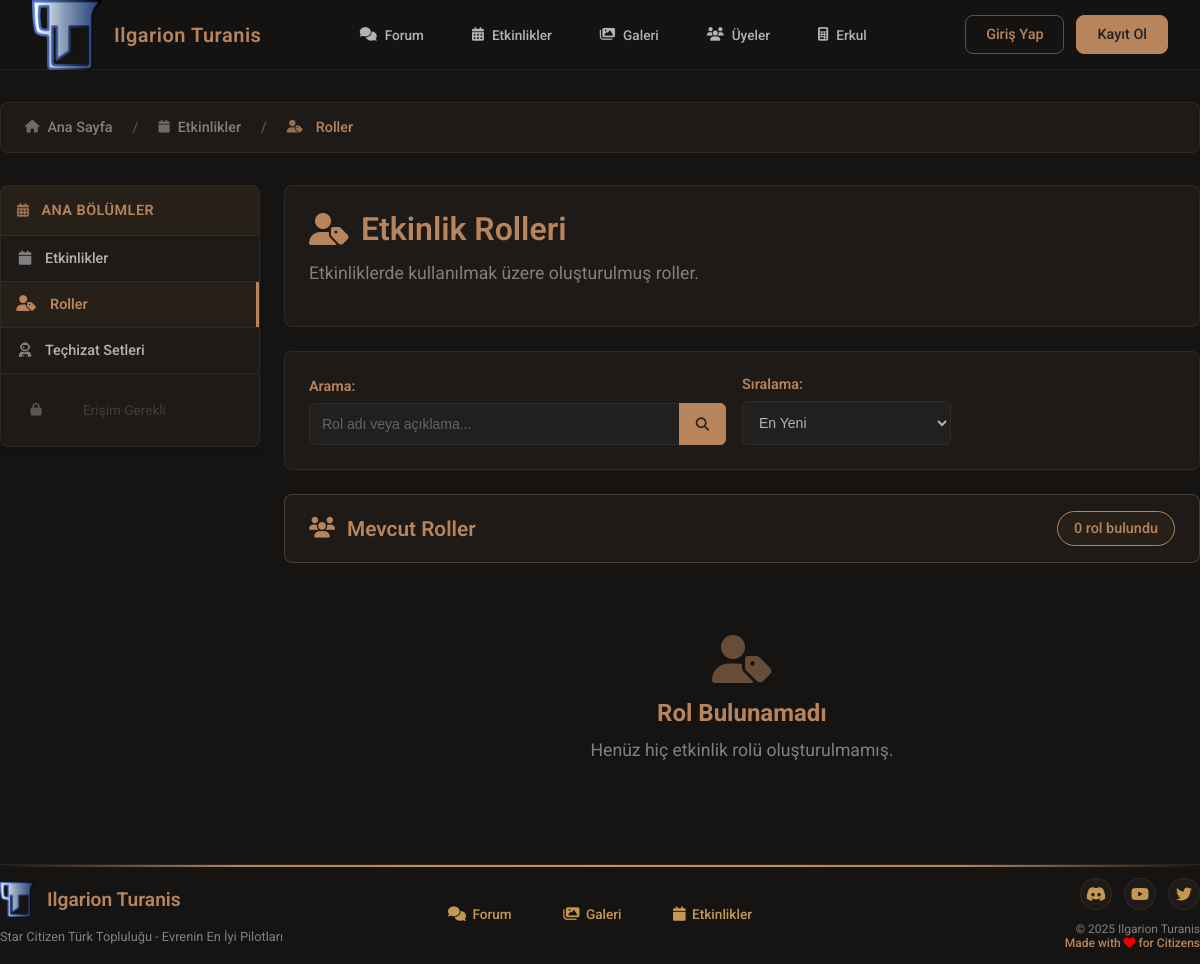
/events/roles/index.php, run on an earlier commit of the app's database.
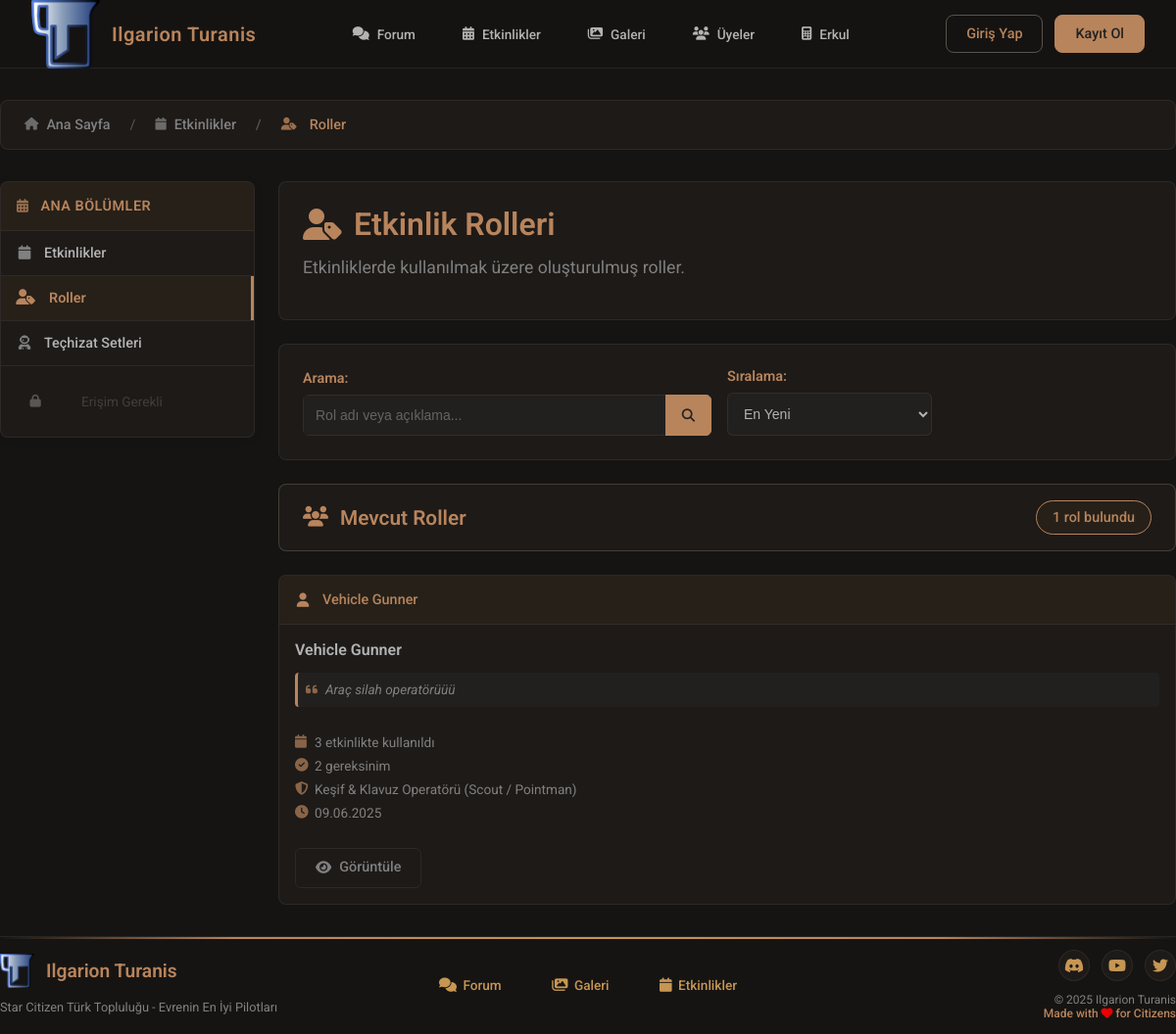
And on a later commit of the database.
### tables this page shows
CREATE TABLE `event_roles` (
  `id` int(11) NOT NULL,
  `role_name` varchar(100) NOT NULL,
  `role_description` text DEFAULT NULL,
  `role_icon` varchar(50) DEFAULT NULL COMMENT 'Font Awesome icon class',
  `suggested_loadout_id` int(11) DEFAULT NULL COMMENT 'Önerilen loadout set ID',
  `created_at` timestamp NOT NULL DEFAULT current_timestamp()
);

CREATE TABLE `loadout_sets` (
  `id` int(11) NOT NULL,
  `user_id` int(11) NOT NULL COMMENT 'Seti oluşturan veya setin atandığı kullanıcı IDsi',
  `set_name` varchar(255) NOT NULL,
  `set_description` text DEFAULT NULL,
  `set_image_path` varchar(255) DEFAULT NULL COMMENT 'Kullanıcının yüklediği komple set görseli',
  `visibility` enum('public','members_only','faction_only','private') NOT NULL DEFAULT 'private' COMMENT 'Setin görünürlük seviyesi',
  `status` enum('draft','published','archived') NOT NULL DEFAULT 'draft' COMMENT 'Setin yayın durumu',
  `created_at` timestamp NOT NULL DEFAULT current_timestamp(),
  `updated_at` timestamp NULL DEFAULT NULL ON UPDATE current_timestamp()
);

### events/roles/index.php (the view, shortened to what the changed rows need)
<?php
require_once BASE_PATH . '/src/functions/sql_security_functions.php';
require_once '../includes/events_layout.php';
$search = trim($_GET['search'] ?? '');
$sort = $_GET['sort'] ?? 'newest';
$page = max(1, (int)($_GET['page'] ?? 1));
$per_page = 12;
$offset = ($page - 1) * $per_page;
try {
    $where_parts = [];
    $bind_params = [];
    $where_clause = !empty($where_parts) ? "WHERE " . implode(" AND ", $where_parts) : "";
    $order_clause = "ORDER BY er.created_at DESC";
    switch ($sort) {
        case 'newest':
        default:
            $order_clause = "ORDER BY er.created_at DESC";
            break;
    }
    $count_sql = "
        SELECT COUNT(DISTINCT er.id)
        FROM event_roles er
        $where_clause
    ";
    $count_stmt = $pdo->prepare($count_sql);
    $count_stmt->execute($bind_params);
    $total_count = $count_stmt->fetchColumn();
    $sql = "
        SELECT er.id, er.role_name, er.role_description, er.role_icon,
               er.suggested_loadout_id, er.created_at,
               (SELECT COUNT(*) FROM event_role_slots ers WHERE ers.role_id = er.id) as usage_count,
               (SELECT COUNT(*) FROM event_role_requirements err WHERE err.role_id = er.id) as requirements_count,
               ls.set_name as loadout_name
        FROM event_roles er
        LEFT JOIN loadout_sets ls ON er.suggested_loadout_id = ls.id
        $where_clause
        $order_clause
        LIMIT ? OFFSET ?
    ";
    $stmt = $pdo->prepare($sql);
    $all_params = array_merge($bind_params, [$per_page, $offset]);
    $stmt->execute($all_params);
    $roles = $stmt->fetchAll(PDO::FETCH_ASSOC);
} catch (PDOException $e) {
    error_log("Roles index error: " . $e->getMessage());
    $_SESSION['error_message'] = "Roller yüklenirken bir hata oluştu.";
    $roles = [];
    $total_count = 0;
    $total_pages = 0;
}
$page_title = "Etkinlik Rolleri - Ilgarion Turanis";
$breadcrumb_items = [
    ['text' => 'Ana Sayfa', 'url' => '/index.php', 'icon' => 'fas fa-home'],
    ['text' => 'Etkinlikler', 'url' => '/events/', 'icon' => 'fas fa-calendar'],
    ['text' => 'Roller', 'url' => '/events/roles/', 'icon' => 'fas fa-user-tag']
];
include BASE_PATH . '/src/includes/header.php';
include BASE_PATH . '/src/includes/navbar.php';
events_layout_start($breadcrumb_items, $page_title);
?>
<link rel="stylesheet" href="../css/events_sidebar.css">
<link rel="stylesheet" href="css/roles.css">
<div class="loadout-view-container">
    <div class="set-meta">
        <div class="set-header">
            <h1>
                <i class="fas fa-user-tag"></i>
                Etkinlik Rolleri
            </h1>
        </div>
    </div>
    <div class="loadout-items-section">
        <div class="items-header">
            <h2>
                <i class="fas fa-users"></i>
                Mevcut Roller
            </h2>
            <div class="items-count">
                <?= $total_count ?> rol bulundu
            </div>
        </div>
        <?php if (empty($roles)): ?>
            <div class="empty-items">
                <i class="fas fa-user-tag"></i>
                <h3>Rol Bulunamadı</h3>
                <p>
                    <?php if (!empty($search)): ?>
                        Arama kriterlerinize uygun rol bulunamadı. Filtreleri değiştirmeyi deneyin.
                    <?php else: ?>
                        Henüz hiç etkinlik rolü oluşturulmamış.
                    <?php endif; ?>
                </p>
            </div>
        <?php else: ?>
            <div class="items-grid">
                <?php foreach ($roles as $role): ?>
                    <div class="item-card" data-role-id="<?= $role['id'] ?>">
                        <div class="item-header">
                            <div class="item-slot">
                                <i class="<?= htmlspecialchars($role['role_icon'] ?? 'fas fa-user') ?>"></i>
                                <span><?= htmlspecialchars($role['role_name']) ?></span>
                            </div>
                        </div>
                        <div class="item-content">
                            <h3 class="item-name">
                                <a href="view.php?id=<?= $role['id'] ?>" style="color: var(--lighter-grey); text-decoration: none;">
                                    <?= htmlspecialchars($role['role_name']) ?>
                                </a>
                            </h3>
                            <p class="item-notes">
                                <i class="fas fa-quote-left"></i>
                                <?= htmlspecialchars(mb_substr($role['role_description'], 0, 150)) ?>
                            </p>
                            <div class="role-details">
                                <?php if ($role['usage_count'] > 0): ?>
                                    <div class="item-manufacturer">
                                        <i class="fas fa-calendar"></i>
                                        <span><?= $role['usage_count'] ?> etkinlikte kullanıldı</span>
                                    </div>
                                <?php endif; ?>
                                <?php if ($role['requirements_count'] > 0): ?>
                                    <div class="item-type">
                                        <i class="fas fa-check-circle"></i>
                                        <span><?= $role['requirements_count'] ?> gereksinim</span>
                                    </div>
                                <?php endif; ?>
                                <?php if (!empty($role['loadout_name'])): ?>
                                    <div class="item-manufacturer">
                                        <i class="fas fa-shield-alt"></i>
                                        <span><?= htmlspecialchars($role['loadout_name']) ?></span>
                                    </div>
                                <?php endif; ?>
                                <div class="item-type">
                                    <i class="fas fa-clock"></i>
                                    <span><?= date('d.m.Y', strtotime($role['created_at'])) ?></span>
                                </div>
                            </div>
                            <div class="set-actions" style="margin-top: 1rem;">
                                <a href="view.php?id=<?= $role['id'] ?>" class="btn-action-secondary">
                                    <i class="fas fa-eye"></i>
                                    Görüntüle
                                </a>
                            </div>
                        </div>
                    </div>
                <?php endforeach; ?>
            </div>
        <?php endif; ?>
    </div>
</div>
<?php
events_layout_end();
include BASE_PATH . '/src/includes/footer.php';
?>

### events/includes/events_layout.php (shortened to what the changed rows need)
<?php
function events_layout_start($breadcrumb_items = [], $page_title = 'Etkinlikler') {
    ?>
    <link rel="stylesheet" href="../css/events_sidebar.css">
    <div class="events-layout-container">
        <?php if (!empty($breadcrumb_items)): ?>
            <?= generate_events_breadcrumb($breadcrumb_items) ?>
        <?php endif; ?>
        <div class="events-layout-content">
            <main class="events-main-content">
    <?php
}
function events_layout_end() {
    ?>
            </main>
        </div>
    </div>
    <?php
}
function generate_events_breadcrumb($items) {
    $breadcrumb = '<nav class="events-breadcrumb-nav"><ol class="events-breadcrumb">';
    foreach ($items as $index => $item) {
        $isLast = ($index === count($items) - 1);
        $breadcrumb .= '<li class="breadcrumb-item' . ($isLast ? ' active' : '') . '">';
        if ($isLast || empty($item['url'])) {
            $breadcrumb .= '<i class="' . ($item['icon'] ?? 'fas fa-folder') . '"></i> ' . htmlspecialchars($item['text']);
        } else {
            $breadcrumb .= '<a href="' . htmlspecialchars($item['url']) . '">';
            $breadcrumb .= '<i class="' . ($item['icon'] ?? 'fas fa-folder') . '"></i> ' . htmlspecialchars($item['text']);
            $breadcrumb .= '</a>';
        }
        $breadcrumb .= '</li>';
    }
    $breadcrumb .= '</ol></nav>';
    return $breadcrumb;
}
?>

What changed in the data, as far as the page shows it:
added event_roles: role_name "Vehicle Gunner", role_description "Araç silah operatörüüü", usage_count "3", requirements_count "2", suggested_loadout.set_name "Keşif & Klavuz Operatörü (Scout / Pointman)", created_at "09.06.2025"
Also different on the page:
$total_count: "0" → "1"
text no longer shown: "Rol Bulunamadı Henüz hiç etkinlik rolü oluşturulmamış."
